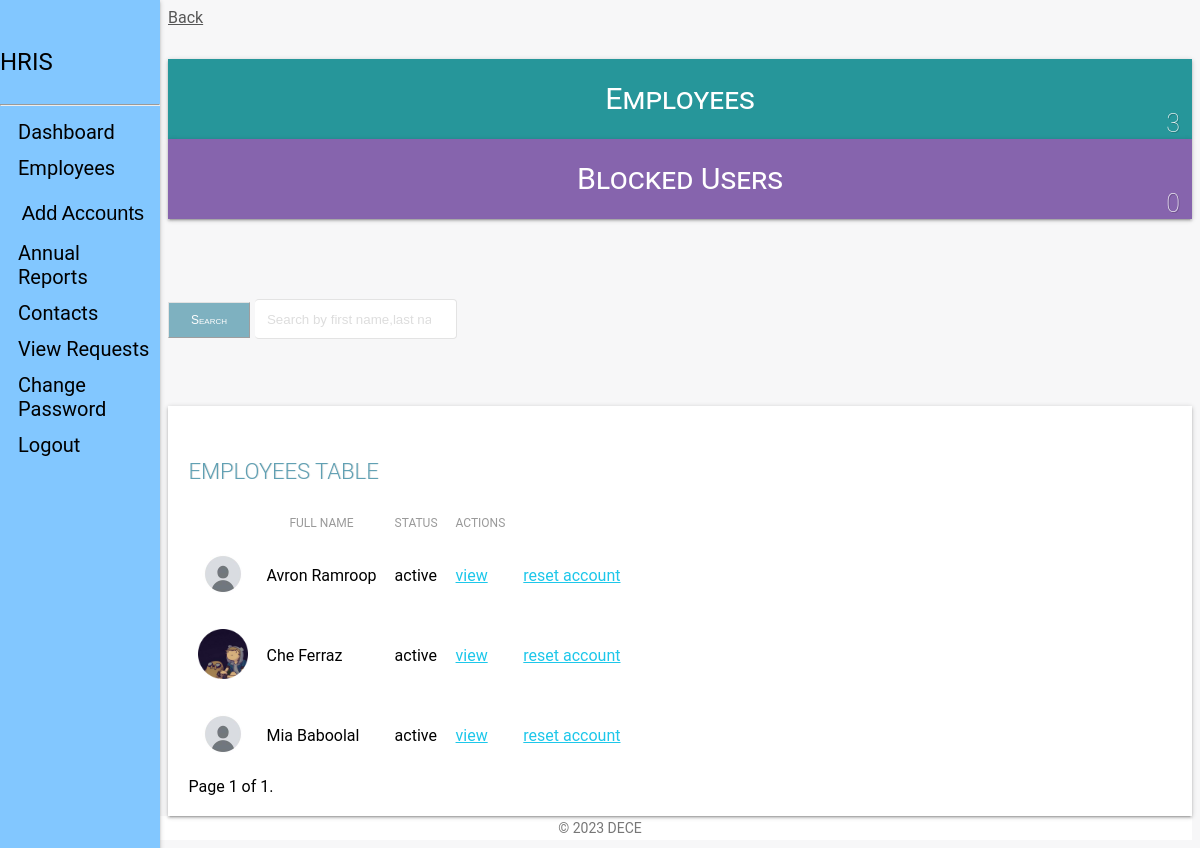
The app's page /admin_view/employees/ (signed in) with its own data.
### staff_app/models.py (models this page shows, shortened)
class Employee(models.Model):
    MALE = 'male'
    FEMALE = 'female'
    OTHER = 'other'
    NOT_KNOWN = 'Not Known'
    GENDER = (
        (MALE, 'Male'),
        (FEMALE, 'Female'),
        (OTHER, 'Other'),
        (NOT_KNOWN, 'Not Known'),
    )
    MR = 'Mr'
    MRS = 'Mrs'
    MSS = 'Mss'
    DR = 'Dr'
    SIR = 'Sir'
    MADAM = 'Madam'
    TITLE = (
        (MR, 'Mr'),
        (MRS, 'Mrs'),
        (MSS, 'Mss'),
        (DR, 'Dr'),
        (SIR, 'Sir'),
        (MADAM, 'Madam'),
    )
    FULL_TIME = 'Full-Time'
    PART_TIME = 'Part-Time'
    CONTRACT = 'Contract'
    INTERN = 'Intern'
    EMPLOYEETYPE = (
        (FULL_TIME, 'Full-Time'),
        (PART_TIME, 'Part-Time'),
        (CONTRACT, 'Contract'),
        (INTERN, 'Intern'),
    )
    user = models.ForeignKey(CustomUser, on_delete=models.CASCADE, default=1)
    title = models.CharField(_('Title'), max_length=10, default=MR,
                             choices=TITLE, blank=False, null=True)
    image = models.ImageField(_('Profile Image'), upload_to='profiles/', default='profiles/default.png',
                              blank=True, null=True, help_text='upload image size less than 2.0MB')
    firstname = models.CharField(
        _('Firstname'), max_length=125, null=False, blank=False)
    lastname = models.CharField(
        _('Lastname'), max_length=125, null=False, blank=False)
    othername = models.CharField(
        _('Othername (optional)'), max_length=125, null=True, blank=True)
    employeeid = models.PositiveIntegerField(
        _('Employee ID'), null=True, blank=True)
    sex = models.CharField(_('Gender'), max_length=10, default=NOT_KNOWN,
                           choices=GENDER, blank=False)
    email = models.EmailField(
        _('Email'), max_length=255, default=None, blank=True, null=True)
    tel = PhoneNumberField(null=False, blank=False,
                           verbose_name='Phone Number')
    bio = models.CharField(_('Bio'), max_length=255, default='',
                           null=True, blank=True)
    birthday = models.DateField(_('Date of Birth'), blank=False, null=True)
    nisnumber = models.PositiveIntegerField(
        _('NIS Number'), null=True, blank=True)
    employeetype = models.CharField(_('Employee Type'), max_length=15, default=FULL_TIME,
                                    choices=EMPLOYEETYPE, blank=False, null=True)
    vitae = models.FileField(_('Cirriculum Vitae'), upload_to='vitae/', blank=True,
                             null=True, validators=[FileExtensionValidator(allowed_extensions=['pdf', 'docx'])], help_text='upload in .docx or .pdf')  # curriculum vitae
    """
    is_blocked and is_deleted are boolean fields that indicate whether an employee is blocked or deleted.
    _('Is Blocked') and _('Is Deleted') are translation strings for the field labels.
    """
    is_blocked = models.BooleanField(
        _('Is Blocked'), help_text='button to toggle employee block and unblock', default=False)
    is_deleted = models.BooleanField(
        _('Is Deleted'), help_text='button to toggle employee deleted and undelete', default=False)
    """
    created and updated are datetime fields that store the date and time when an employee is created or updated.
    verbose_name is the human-readable name for the field.
    """
    created = models.DateTimeField(verbose_name=_(
        'Created'), auto_now_add=True, null=True)
    updated = models.DateTimeField(
        verbose_name=_('Updated'), auto_now=True, null=True)
    """
    objects is a reference to the default manager for the model.
    """
    objects = EmployeeManager()
    """
    Meta class contains some metadata for the model.
    verbose_name and verbose_name_plural are human-readable names for the model.
    ordering specifies the default ordering of the records.
    """
    class Meta:
        verbose_name = _('Employee')
        verbose_name_plural = _('Employees')
        ordering = ['-created']
    """
    __str__ method is used to convert the model object to a string representation in the database.
    Here, it returns the full name of the employee using the get_full_name property.
    """
    def __str__(self):
        return self.get_full_name
    """
    get_full_name is a property that returns the full name of the employee.
    It checks if firstname, lastname, and othername fields are available and returns the full name accordingly.
    the @property decorator allows this function to be called as a model property would withoung using '()'
    """
    @ property
    def get_full_name(self):
        fullname = ''
        firstname = self.firstname
        lastname = self.lastname
        othername = self.othername
        if (firstname and lastname) or othername is None:
            fullname = firstname + ' ' + lastname
            return fullname
        elif othername:
            fullname = firstname + ' ' + othername + ' '+lastname
            return fullname
        return
    """
    get_age is a property that returns the age of the employee.
    It calculates the age using the birthday field and the current year.
    """
    @ property
    def get_age(self):
        current_year = datetime.date.today().year
        dateofbirth_year = self.birthday.year
        if dateofbirth_year:
            return current_year - dateofbirth_year
        return

### admin_app/views.py (the view)
# urls.py: path('employees/', views.employees, name="employees"),
def employees(request):
    if not (request.user.is_authenticated and request.user.is_superuser):
        return redirect('hris:home')
    dataset = dict()
    employees = Employee.objects.all().order_by('firstname')
    query = request.GET.get('search')
    if query:
        query = re.sub(r"\s+", ".", query, flags=re.UNICODE)
        employees = employees.filter(
            Q(email__icontains=query)
        )
    paginator = Paginator(employees, 10)
    page = request.GET.get('page')
    employees_paginated = paginator.get_page(page)
    dataset['employee_list'] = employees_paginated
    dataset['all_employees'] = Employee.objects.all_employees()
    blocked_employees = Employee.objects.all_blocked_employees()
    dataset['blocked_employees'] = blocked_employees
    dataset['title'] = 'Employees list view'
    return render(request, 'admin/view_employees.html', dataset)

### admin_app/managers.py (called while the page is built)
    def get_queryset(self):
        return super().get_queryset().filter(is_deleted=False)

    def all_employees(self):
        return super().get_queryset()

    def all_blocked_employees(self):
        return super().get_queryset().filter(is_blocked=True)

### templates/admin/view_employees.html (shortened to what this page needs)
{% extends 'base.html' %}
{% load static %}
{% block content %}
<link type="text/CSS" href="{% static 'css/light-bootstrap-dashboard.css' %}" rel="stylesheet"/>
    <section class="row">
        <section class="col col-lg-12">
            <span><a href="{{request.META.HTTP_REFERER|escape}}" style="color:#565656;">Back</a></span>
        </section>
    </section>
    <section class="row margin-bottom">
        <div class="container-fluid">
            <section class="col-lg-4 col-md-4 col-sm-12">
                <div class="employee-box sec-box">
                    <a href="{% url 'admin_app:employees' %} ">
                    <span>Employees</span>
                    </a>
                    <span class="count-object">{{ all_employees.count }}</span>
                </div>
            </section>
            <section class="col-lg-4 col-md-4 col-sm-12">
                <div class="blocked-box sec-box">
                    <a href="">
                    <span>Blocked Users</span>
                    </a>
                    <span class="count-object">{{ blocked_employees.count }}</span>
                </div>
            </section>
        </div>
    </section>
    <div class="row" style="margin-bottom: 2.2rem;margin-top: 3rem;">
        <div class="">
        <div class="col-lg-12">
            <form action="." method="GET">
                <div class="input-group mb3">
                    <span class="input-group-btn">
                        <button class="btn btn-default" id = "stylebutton" type="submit">Search</button>
                    </span>
                    <input type="search" value="{{request.GET.search}}" name="search" class="form-control" placeholder="Search by first name,last name...">
                </div>
            </form>
        </div>
        </div>
    </div>
    <div class="table-responsive table-shadow">
        <div class="text-center table-description">
            <h4 class="title-h3" style="color: #60a0b3 !important;
            text-shadow: 1px 0px rgba(0,0,0,0.11)"> EMPLOYEES TABLE</h4>
        </div>
        <table class="table">
            <thead>
                <tr>
                  <th scope="col"></th>
                  <th scope="col">Full Name</th>
                  <th scope="col">Status</th>
                  <th scope="col">Actions</th>
                  <th scope="col"></th>
                </tr>
            </thead>
            <tbody>
                {% if not employee_list %}
                    <tr>
                    <td>No Employee found.</td>
                    </tr>
                {% else %}
                    {% for employee in employee_list %}
                    <tr>
                    {% if employee.image %}
                    <th scope="row"><img src="{{employee.image.url}}" width="50" height="50"></th>
                    {% else %}
                    <th scope="row">-</th>
                    {% endif %}
                    <td>{{ employee.get_full_name }}</td>
                    {% if employee.is_blocked %}
                    <td>Inactive</td>
                    {% else %}
                    <td>active</td>
                    {% endif %}
                    <td>
                        <a href="{% url 'admin_app:info' employee.user_id %}">
                            view
                        </a>
                    </td>
                    <td> <a href="{% url 'hris:reset-account' employee.user_id %}">reset account</a> </td>
                    </tr>
                    {% endfor %}
                {% endif %}
            </tbody>
        </table>
              <div class="pagination">
                <span class="step-links">
                    <span class="current">
                        Page {{ employee_list.number }} of {{ employee_list.paginator.num_pages }}.
                    </span>
                </span>
            </div>
    </div>
{% endblock content %}

### records on screen
Employee: image (placeholder picture), get_full_name "Avron Ramroop", is_blocked "active"
Employee: image (picture), get_full_name "Che Ferraz", is_blocked "active"
Employee: image (placeholder picture), get_full_name "Mia Baboolal", is_blocked "active"

### other values on screen
{{ all_employees.count }} "3"
{{ blocked_employees.count }} "0"
{{ employee_list.number }} "1"
{{ employee_list.paginator.num_pages }} "1"
